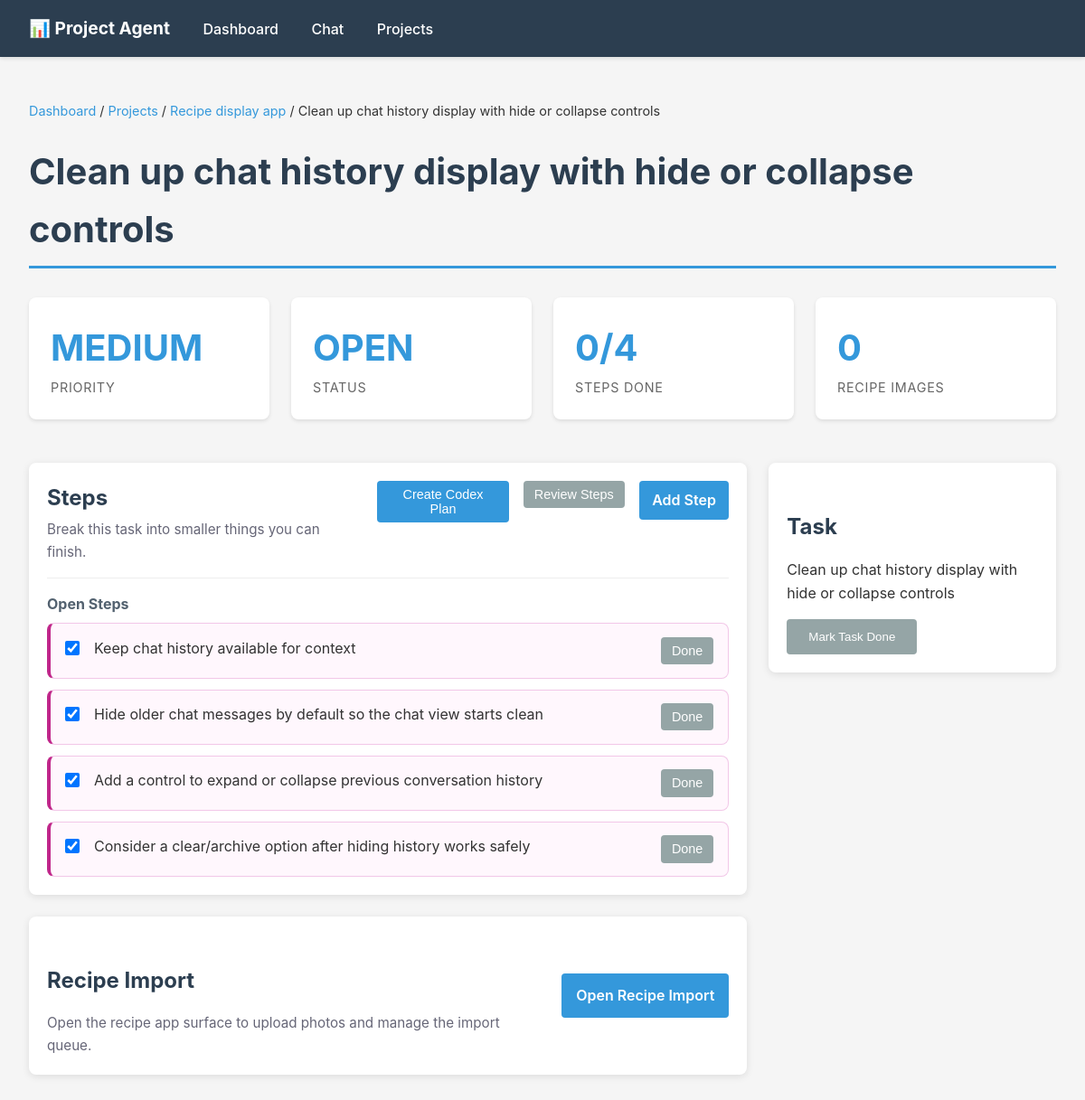
The page /projects/2/actions/14 on the database its author committed.
### tables this page shows
CREATE TABLE projects (
                id INTEGER PRIMARY KEY AUTOINCREMENT,
                name TEXT UNIQUE NOT NULL,
                status TEXT DEFAULT 'active',
                created_at TEXT DEFAULT CURRENT_TIMESTAMP,
                updated_at TEXT DEFAULT CURRENT_TIMESTAMP
            , description TEXT DEFAULT '', priority_score INTEGER DEFAULT 3, focus_reason TEXT DEFAULT '');

CREATE TABLE recommended_actions (
                id INTEGER PRIMARY KEY AUTOINCREMENT,
                project_id INTEGER NOT NULL,
                action TEXT NOT NULL,
                priority TEXT DEFAULT 'medium',
                created_at TEXT DEFAULT CURRENT_TIMESTAMP, sort_order INTEGER DEFAULT 100, status TEXT DEFAULT 'open', completed_at TEXT DEFAULT '',
                FOREIGN KEY (project_id) REFERENCES projects(id) ON DELETE CASCADE
            );

CREATE TABLE task_steps (
                id INTEGER PRIMARY KEY AUTOINCREMENT,
                action_id INTEGER NOT NULL,
                step TEXT NOT NULL,
                status TEXT DEFAULT 'open',
                sort_order INTEGER DEFAULT 100,
                completed_at TEXT DEFAULT '',
                created_at TEXT DEFAULT CURRENT_TIMESTAMP,
                FOREIGN KEY (action_id) REFERENCES recommended_actions(id) ON DELETE CASCADE
            );

### api.py (the view)
@app.get("/projects/{project_id}/actions/{action_id}")
def action_detail(request: Request, project_id: int, action_id: int):
    project = dict_from_row(db.get_project_by_id(project_id))
    action = dict_from_row(db.get_recommended_action(action_id))
    if not project or not action or action["project_id"] != project_id:
        raise HTTPException(status_code=404, detail="Task not found")
    context = {
        "request": request,
        "project": project,
        "action": action,
        "steps": dicts_from_rows(db.get_task_steps(action_id)),
        "recipe_image_count": len(db.get_recipe_images(action_id)),
        "recipe_import_url": f"/apps/recipes/import?project_id={project_id}&action_id={action_id}",
    }
    template = jinja_env.get_template("action_detail.html")
    html = template.render(context)
    return HTMLResponse(html)

### templates/action_detail.html (shortened to what this page needs)
{% extends "base.html" %}
{% block content %}
<div class="breadcrumb">
    <a href="/">Dashboard</a> / <a href="/projects">Projects</a> / <a href="/projects/{{ project.id }}">{{ project.name }}</a> / {{ action.action }}
</div>
<h1>{{ action.action }}</h1>
<div class="dashboard-grid compact-metrics">
    <div class="metric">
        <div class="metric-value">{{ action.priority|upper }}</div>
        <div class="metric-label">Priority</div>
    </div>
    <div class="metric">
        <div class="metric-value">{{ action.status|upper }}</div>
        <div class="metric-label">Status</div>
    </div>
    <div class="metric">
        <div class="metric-value">{{ steps|selectattr('status', 'equalto', 'done')|list|length }}/{{ steps|length }}</div>
        <div class="metric-label">Steps Done</div>
    </div>
    <div class="metric">
        <div class="metric-value">{{ recipe_image_count }}</div>
        <div class="metric-label">Recipe Images</div>
    </div>
</div>
<div class="task-detail-layout">
    <main>
        <section class="detail-section">
            <div class="section-header">
                <div>
                    <h2>Steps</h2>
                    <p class="section-subtitle">Break this task into smaller things you can finish.</p>
                </div>
                <form id="codex-plan-form" method="post" action="/projects/{{ project.id }}/actions/{{ action.id }}/codex-plan" class="inline-form">
                    <button type="submit" class="compact">Create Codex Plan</button>
                </form>
                <form method="post" action="/projects/{{ project.id }}/actions/{{ action.id }}/steps/review" class="inline-form">
                    <button type="submit" class="secondary compact">Review Steps</button>
                </form>
                <details class="inline-create">
                    <summary>Add Step</summary>
                </details>
            </div>
            {% set open_steps = steps|selectattr('status', 'equalto', 'open')|list %}
            {% set done_steps = steps|selectattr('status', 'equalto', 'done')|list %}
            {% if open_steps %}
                <h3 class="step-section-title">Open Steps</h3>
                <div class="task-list">
                    {% for step in open_steps %}
                        <article class="step-row">
                            <input
                                type="checkbox"
                                class="codex-step-select"
                                name="step_ids"
                                value="{{ step.id }}"
                                form="codex-plan-form"
                                checked
                                aria-label="Include step in Codex plan"
                            >
                            <div class="step-copy">
                                <span>{{ step.step }}</span>
                            </div>
                            <form method="post" action="/projects/{{ project.id }}/actions/{{ action.id }}/steps/{{ step.id }}/complete" class="inline-form">
                                <button type="submit" class="secondary compact">Done</button>
                            </form>
                        </article>
                    {% endfor %}
                </div>
            {% else %}
                <div class="empty-state">
                    <p>No open steps.</p>
                </div>
            {% endif %}
        </section>
        <section class="detail-section app-handoff">
            <div>
                <h2>Recipe Import</h2>
                <p class="section-subtitle">Open the recipe app surface to upload photos and manage the import queue.</p>
            </div>
            <a class="button-link" href="{{ recipe_import_url }}">Open Recipe Import</a>
        </section>
    </main>
    <aside>
        <section class="detail-section">
            <h2>Task</h2>
            <p>{{ action.action }}</p>
            <form method="post" action="/projects/{{ project.id }}/actions/{{ action.id }}/complete" class="plain-form">
                <button type="submit" class="secondary">Mark Task Done</button>
            </form>
        </section>
    </aside>
</div>
{% endblock %}

### templates/base.html (style rules this page uses)
* { margin: 0; padding: 0; box-sizing: border-box; }
body { font-family: -apple-system, BlinkMacSystemFont, 'Segoe UI', 'Roboto', 'Oxygen', 'Ubuntu', 'Cantarell', sans-serif; background: #f5f5f5; color: #333; line-height: 1.6; }
h1, h2, h3 { margin: 1.5rem 0 1rem; color: #2c3e50; }
h1 { font-size: 2.5rem; border-bottom: 3px solid #3498db; padding-bottom: 0.5rem; }
h2 { font-size: 1.5rem; margin-top: 2rem; }
h3 { font-size: 1.2rem; }
.dashboard-grid { display: grid; grid-template-columns: repeat(auto-fit, minmax(250px, 1fr)); gap: 1.5rem; margin: 2rem 0; }
.metric { background: white; padding: 1.5rem; border-radius: 8px; box-shadow: 0 2px 4px rgba(0,0,0,0.1); margin-bottom: 1rem; }
.metric-value { font-size: 2.5rem; font-weight: bold; color: #3498db; }
.metric-label { color: #666; font-size: 0.9rem; text-transform: uppercase; letter-spacing: 0.05em; }
form { background: white; padding: 1.5rem; border-radius: 8px; margin: 1.5rem 0; box-shadow: 0 2px 8px rgba(0,0,0,0.1); }
input, textarea, select { width: 100%; padding: 0.75rem; border: 1px solid #ddd; border-radius: 4px; font-family: inherit; font-size: 1rem; }
button { background: #3498db; color: white; padding: 0.75rem 1.5rem; border: none; border-radius: 4px; cursor: pointer; font-weight: 500; transition: background 0.2s; }
button.secondary { background: #95a5a6; }
.breadcrumb { margin: 1rem 0; font-size: 0.9rem; }
.breadcrumb a { color: #3498db; text-decoration: none; }
.compact-metrics { grid-template-columns: repeat(auto-fit, minmax(160px, 1fr)); }
.task-detail-layout { display: grid; grid-template-columns: minmax(0, 2fr) minmax(260px, 0.8fr); gap: 1.5rem; align-items: start; }
.detail-section { background: white; border-radius: 8px; padding: 1.25rem; margin-bottom: 1.5rem; box-shadow: 0 2px 8px rgba(0,0,0,0.1); }
.section-header { display: flex; justify-content: space-between; gap: 1rem; align-items: start; border-bottom: 1px solid #eee; padding-bottom: 1rem; margin-bottom: 1rem; }
.section-header h2 { margin: 0; }
.section-subtitle { color: #667; margin-top: 0.25rem; font-size: 0.95rem; }
.inline-create { position: relative; flex: 0 0 auto; }
.inline-create summary { background: #3498db; color: white; padding: 0.55rem 0.9rem; border-radius: 4px; cursor: pointer; font-weight: 600; list-style: none; }
.task-list { display: grid; gap: 0.75rem; }
.step-row { display: grid; grid-template-columns: 1rem minmax(0, 1fr) auto; gap: 1rem; align-items: start; background: #fff7fd; border: 1px solid #f2c7e8; border-left: 4px solid #c0268a; border-radius: 8px; padding: 0.9rem 1rem; }
.codex-step-select { width: 1rem; height: 1rem; margin: 0.25rem 0 0; }
.step-copy { min-width: 0; }
.step-copy span { overflow-wrap: anywhere; }
.step-section-title { font-size: 1rem; color: #52616f; margin: 1rem 0 0.5rem; }
.inline-form { background: none; box-shadow: none; padding: 0; margin: 0; }
.plain-form { background: none; box-shadow: none; padding: 0; margin: 1rem 0 0; }
.button-link { display: inline-block; background: #3498db; color: white; padding: 0.75rem 1rem; border-radius: 4px; text-decoration: none; font-weight: 600; white-space: nowrap; }
.app-handoff { display: flex; justify-content: space-between; gap: 1rem; align-items: center; }
button.compact { padding: 0.45rem 0.75rem; font-size: 0.9rem; }

### rows shown on the page
projects: name "Recipe display app"
recommended_actions: action "Clean up chat history display with hide or collapse controls", priority "MEDIUM", status "OPEN"
task_steps: step "Keep chat history available for context"
task_steps: step "Hide older chat messages by default so the chat view starts clean"
task_steps: step "Add a control to expand or collapse previous conversation history"
task_steps: step "Consider a clear/archive option after hiding history works safely"

### other values the page prints
{{ steps|selectattr('status', 'equalto', 'done')|list|length }} "0"
{{ steps|length }} "4"
{{ recipe_image_count }} "0"
